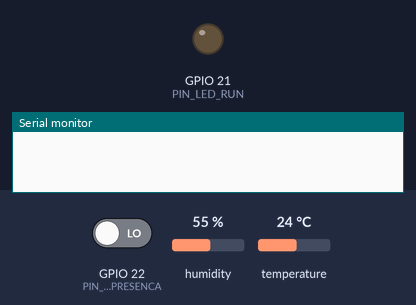
A program run on a simulated ESP32. On the bench: output pins drawn as LEDs (lit = HIGH), the last lines printed to the serial monitor. The inputs (shaded band) are chosen by the test bench; at power-on: GPIO 22 (PIN_SENSOR_PRESENCA) LOW, humidity 55 %, temperature 24 °C. WiFi joins after 1.5 s; servers stay silent unless stated; uploads are accepted with an empty reply.

Above: at 0.1 s.
At 2.3 s:
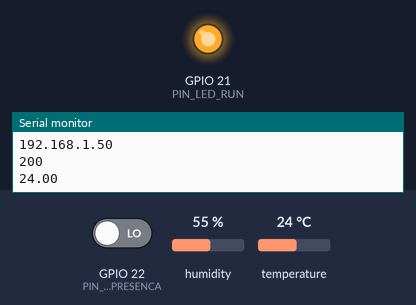
Timing chart, 0 to 3.8 s (numbered marks = the images above):
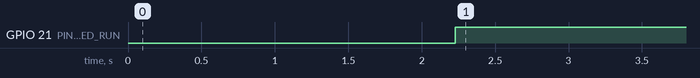

The program:

main.cpp
```cpp
#include "WiFi.h"
#include "ESPAsyncWebServer.h"
#include <Adafruit_Sensor.h>
#include <DHT.h>
#include <HTTPClient.h>

// Alterar senha do wifi
const char *ssid = "YOUR_WIFI";
const char *password = "YOUR_PASS";
const char *token = "";
const char *endPointSiot = "https://test.ws.siot.com/api/v1";
String idMachine = "";

bool initMachine = false;

#define DHTPIN 25
#define PIN_LED_RUN 21
#define PIN_SENSOR_PRESENCA 22

#define DHTTYPE DHT11

DHT dht(DHTPIN, DHTTYPE);

// cria uma página na porta 80
AsyncWebServer server(80);

uint16_t delayEnviarSensor = 0;
uint16_t delaySaveEncontrado = 0;

String readDHTTemperature()
{
  float t = dht.readTemperature();
  if (isnan(t))
  {
    digitalWrite(PIN_LED_RUN, LOW); // apaga led ok
    Serial.println("Failed to read from DHT sensor!");
    return "--";
  }
  else
  {
    digitalWrite(PIN_LED_RUN, HIGH); // acende led ok
    Serial.println(t);
    return String(t);
  }
}

String readDHTHumidity()
{
  float h = dht.readHumidity();
  if (isnan(h))
  {
    Serial.println("Failed to read from DHT sensor!");
    return "--";
  }
  else
  {
    Serial.println(h);
    return String(h);
  }
}

const char index_html[] PROGMEM = R"rawliteral(
<!DOCTYPE HTML><html>
<head>
  <meta name="viewport" content="width=device-width, initial-scale=1">
  <link rel="stylesheet" href="https://use.fontawesome.com/releases/v5.7.2/css/all.css" integrity="sha384-fnmOCqbTlWIlj8LyTjo7mOUStjsKC4pOpQbqyi7RrhN7udi9RwhKkMHpvLbHG9Sr" crossorigin="anonymous">
  <style>
    html {
     font-family: Arial;
     display: inline-block;
     margin: 0px auto;
     text-align: center;
    }
    h2 { font-size: 3.0rem; }
    p { font-size: 3.0rem; }
    .units { font-size: 1.2rem; }
    .dht-labels{
      font-size: 1.5rem;
      vertical-align:middle;
      padding-bottom: 15px;
    }
  </style>
</head>
<body>
  <h2>ESP32 DHT Server</h2>
  <p>
    <i class="fas fa-thermometer-half" style="color:#059e8a;"></i>
    <span class="dht-labels">Temperature</span>
    <span id="temperature">%TEMPERATURE%</span>
    <sup class="units">&deg;C</sup>
  </p>
  <p>
    <i class="fas fa-tint" style="color:#00add6;"></i>
    <span class="dht-labels">Humidity</span>
    <span id="humidity">%HUMIDITY%</span>
    <sup class="units">%</sup>
  </p>
</body>
<script>
setInterval(function ( ) {
  var xhttp = new XMLHttpRequest();
  xhttp.onreadystatechange = function() {
    if (this.readyState == 4 && this.status == 200) {
      document.getElementById("temperature").innerHTML = this.responseText;
    }
  };
  xhttp.open("GET", "/temperature", true);
  xhttp.send();
}, 10000 ) ;

setInterval(function ( ) {
  var xhttp = new XMLHttpRequest();
  xhttp.onreadystatechange = function() {
    if (this.readyState == 4 && this.status == 200) {
      document.getElementById("humidity").innerHTML = this.responseText;
    }
  };
  xhttp.open("GET", "/humidity", true);
  xhttp.send();
}, 60000 ) ;
</script>
</html>)rawliteral";

String processor(const String &var)
{
  if (var == "TEMPERATURE")
  {
    return readDHTTemperature();
  }
  else if (var == "HUMIDITY")
  {
    return readDHTHumidity();
  }
  return String();
}

void ConnectingWifi()
{
  digitalWrite(PIN_LED_RUN, LOW);
  WiFi.begin(ssid, password);
  while (WiFi.status() != WL_CONNECTED)
  {
    delay(1000);
    Serial.println("Connecting to WiFi..");
  }
  Serial.println(WiFi.localIP());
}

void ConfigureServer()
{
  // Route for root / web page
  server.on("/", HTTP_GET, [](AsyncWebServerRequest *request) {
    request->send_P(200, "text/html", index_html, processor);
  });
  server.on("/temperature", HTTP_GET, [](AsyncWebServerRequest *request) {
    request->send_P(200, "text/plain", readDHTTemperature().c_str());
  });
  server.on("/humidity", HTTP_GET, [](AsyncWebServerRequest *request) {
    request->send_P(200, "text/plain", readDHTHumidity().c_str());
  });

  // Start server
  server.begin();
}

void sendHttp(String pathUri, String body)
{
  HTTPClient http;

  http.begin(endPointSiot + pathUri);
  http.addHeader("Content-Type", "application/json");
  http.addHeader("key-token", token);
  int httpResponseCode = http.POST(body);
  if (httpResponseCode > 0)
  {
    Serial.println(httpResponseCode);
  }
  else
  {
    Serial.print("Error on sending POST: ");
    Serial.println(httpResponseCode);
  }
  http.end();
}

void setup()
{
  Serial.begin(115200);
  pinMode(PIN_LED_RUN, OUTPUT);
  pinMode(PIN_SENSOR_PRESENCA, INPUT);
  dht.begin();

  ConnectingWifi();
  ConfigureServer();
}

void loop()
{
  int signal = digitalRead(PIN_SENSOR_PRESENCA);
  if (signal == HIGH && initMachine && delaySaveEncontrado == 0)
  {
    delaySaveEncontrado = 20000;
    sendHttp("/state/sensor", "{\"idMachine\":  \""+ idMachine +"\",\"status\": \"active\",\"date\": \"2020-09-01T12:05:20.000Z\",\"message\": \"Sensor ativo\",\"sensorId\": \"scanner\",\"sensor\": \"Scanner\",\"signals\": [{\"signal\": \"detected\",\"value\": true }]}");
  }

  delay(1);
  if (delaySaveEncontrado == 1) {
    sendHttp("/state/sensor", "{\"idMachine\":  \""+ idMachine +"\",\"status\": \"active\",\"date\": \"2020-09-01T12:05:20.000Z\",\"message\": \"Sensor ativo\",\"sensorId\": \"scanner\",\"sensor\": \"Scanner\",\"signals\": [{\"signal\": \"detected\",\"value\": false }]}");
  }
  if (delaySaveEncontrado > 0){
    delaySaveEncontrado--;
  }


  delayEnviarSensor++;

  if (!initMachine || (delayEnviarSensor > 60000))
  {

    if (WiFi.status() == WL_CONNECTED)
    {
      if (!initMachine)
      {
        sendHttp("/state/machine", "{\"idMachine\": \""+ idMachine +"\",\"operation\": \"Analisar temperatura/umidade\",\"status\": \"active\",\"date\": \"2020-09-01T03:18:20.000Z\",\"message\": \"\"}");
        initMachine = true;
      }
      String temperatureNow = readDHTTemperature().c_str();
      String temperatureStatus = "active";
      if (temperatureNow == "--")
      {
        temperatureNow = "0";
        temperatureStatus = "problem";
      }

      sendHttp("/state/sensor", "{\"idMachine\":  \""+ idMachine +"\",\"status\": \"" + temperatureStatus + "\",\"date\": \"2020-09-01T12:05:20.000Z\",\"message\": \"Sensor ativo\",\"sensorId\": \"temperature\",\"sensor\": \"Temperatura\",\"signals\": [{\"signal\": \"temperature\",\"value\":" + temperatureNow + ",\"unity\": \"ºC\"}]}");

      String humidityNow = readDHTHumidity().c_str();
      String himidityStatus = "active";
      if (humidityNow == "--")
      {
        humidityNow = "0";
        himidityStatus = "problem";
      }

      sendHttp("/state/sensor", "{\"idMachine\":  \""+ idMachine +"\",\"status\": \"" + himidityStatus + "\",\"date\": \"2020-09-01T12:05:20.000Z\",\"message\": \"Sensor ativo\",\"sensorId\": \"humidity\",\"sensor\": \"Umidade\",\"signals\": [{\"signal\": \"humidity\",\"value\":" + humidityNow + ",\"unity\": \"%\"}]}");
    }
    else
    {
      WiFi.disconnect();
      ConnectingWifi();
    }
    delayEnviarSensor = 0;
  }
}
```

Measured:
- by itself, GPIO 21 (PIN_LED_RUN): LOW → HIGH at 2.2 s
